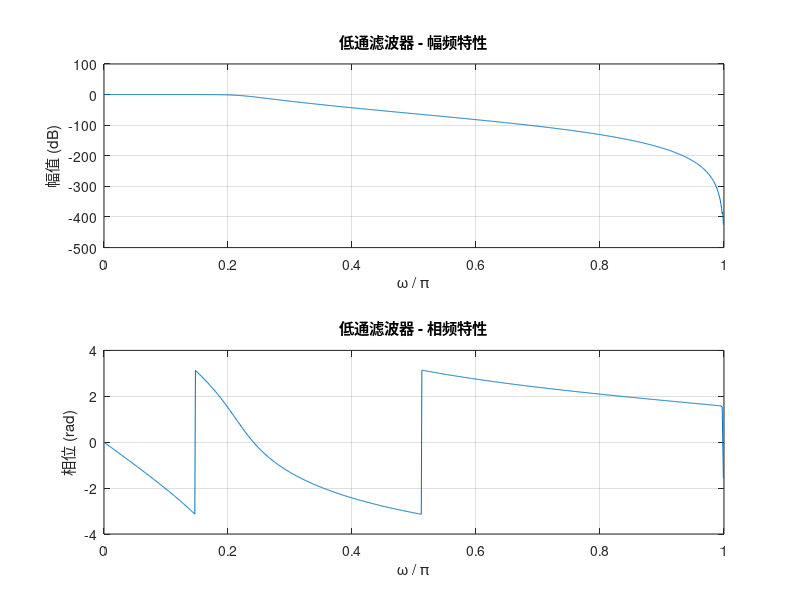
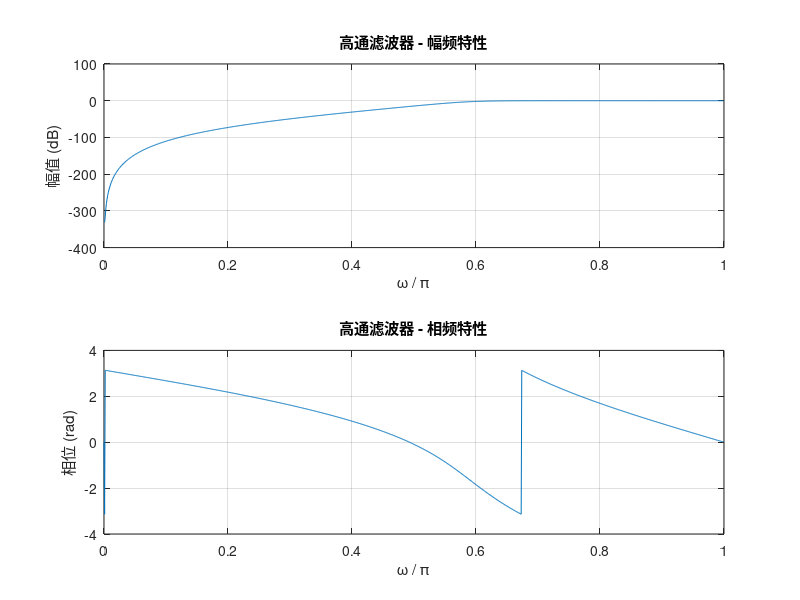
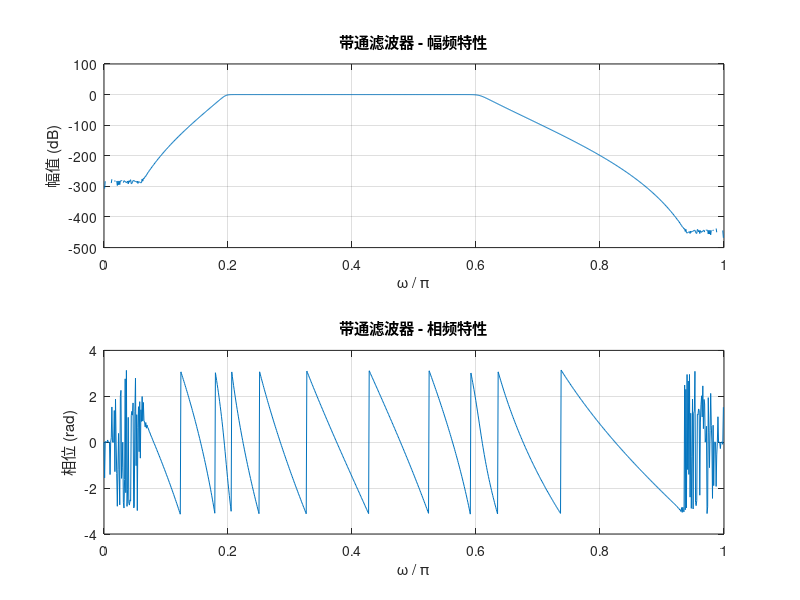
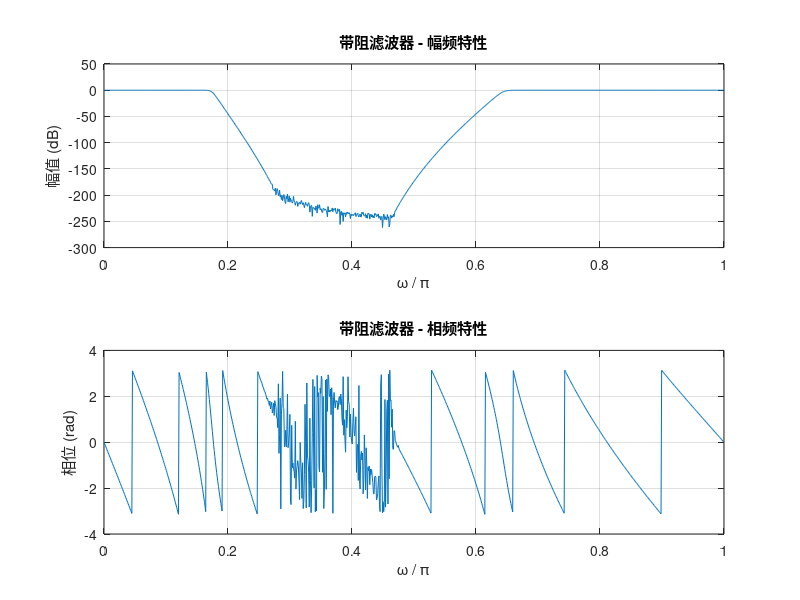

Reproduce these figures in MATLAB, in order.
%% 设计低通滤波器
% 参数设置
wp = 0.2 * pi; 
ws = 0.3 * pi;
ap = 1; 
as = 20;

% 设计低通滤波器
[n, Wn] = buttord(wp/pi, ws/pi, ap, as);
[b, a] = butter(n, Wn, 'low');

% 绘制幅频特性和相频特性
[H, w] = freqz(b, a, 1024);
figure('Name','低通滤波器');
subplot(2, 1, 1);
plot(w/pi, 20*log10(abs(H)));
title('低通滤波器 - 幅频特性');
xlabel('\omega / \pi');
ylabel('幅值 (dB)');
grid on;

subplot(2, 1, 2);
plot(w/pi, angle(H));
title('低通滤波器 - 相频特性');
xlabel('\omega / \pi');
ylabel('相位 (rad)');
grid on;

%% 设计高通滤波器
% 参数设置
wp = 0.6 * pi;
ws = 0.4 * pi;
ap = 2; 
as = 30;

% 设计高通滤波器
[n, Wn] = buttord(wp/pi, ws/pi, ap, as);
[b, a] = butter(n, Wn, 'high');

% 绘制幅频特性和相频特性
[H, w] = freqz(b, a, 1024);
figure('Name','高通滤波器');
subplot(2, 1, 1);
plot(w/pi, 20*log10(abs(H)));
title('高通滤波器 - 幅频特性');
xlabel('\omega / \pi');
ylabel('幅值 (dB)');
grid on;

subplot(2, 1, 2);
plot(w/pi, angle(H));
title('高通滤波器 - 相频特性');
xlabel('\omega / \pi');
ylabel('相位 (rad)');
grid on;

%% 设计带通滤波器
% 参数设置
wp = [0.2, 0.6] * pi; 
ws = [0.15, 0.65] * pi;
ap = 1; 
as = 45;

% 设计带通滤波器
[n, Wn] = buttord(wp/pi, ws/pi, ap, as);
[b, a] = butter(n, Wn, 'bandpass');

% 绘制幅频特性和相频特性
[H, w] = freqz(b, a, 1024);
figure('Name','带通滤波器');
subplot(2, 1, 1);
plot(w/pi, 20*log10(abs(H)));
title('带通滤波器 - 幅频特性');
xlabel('\omega / \pi');
ylabel('幅值 (dB)');
grid on;

subplot(2, 1, 2);
plot(w/pi, angle(H));
title('带通滤波器 - 相频特性');
xlabel('\omega / \pi');
ylabel('相位 (rad)');
grid on;

%% 设计带阻滤波器
% 参数设置
wp = [0.15, 0.65] * pi;
ws = [0.2, 0.6] * pi;
ap = 1; 
as = 45;

% 设计带阻滤波器
[n, Wn] = buttord(wp/pi, ws/pi, ap, as);
[b, a] = butter(n, Wn, 'stop');

% 绘制幅频特性和相频特性
[H, w] = freqz(b, a, 1024);
figure('Name','带阻滤波器');
subplot(2, 1, 1);
plot(w/pi, 20*log10(abs(H)));
title('带阻滤波器 - 幅频特性');
xlabel('\omega / \pi');
ylabel('幅值 (dB)');
grid on;

subplot(2, 1, 2);
plot(w/pi, angle(H));
title('带阻滤波器 - 相频特性');
xlabel('\omega / \pi');
ylabel('相位 (rad)');
grid on;
